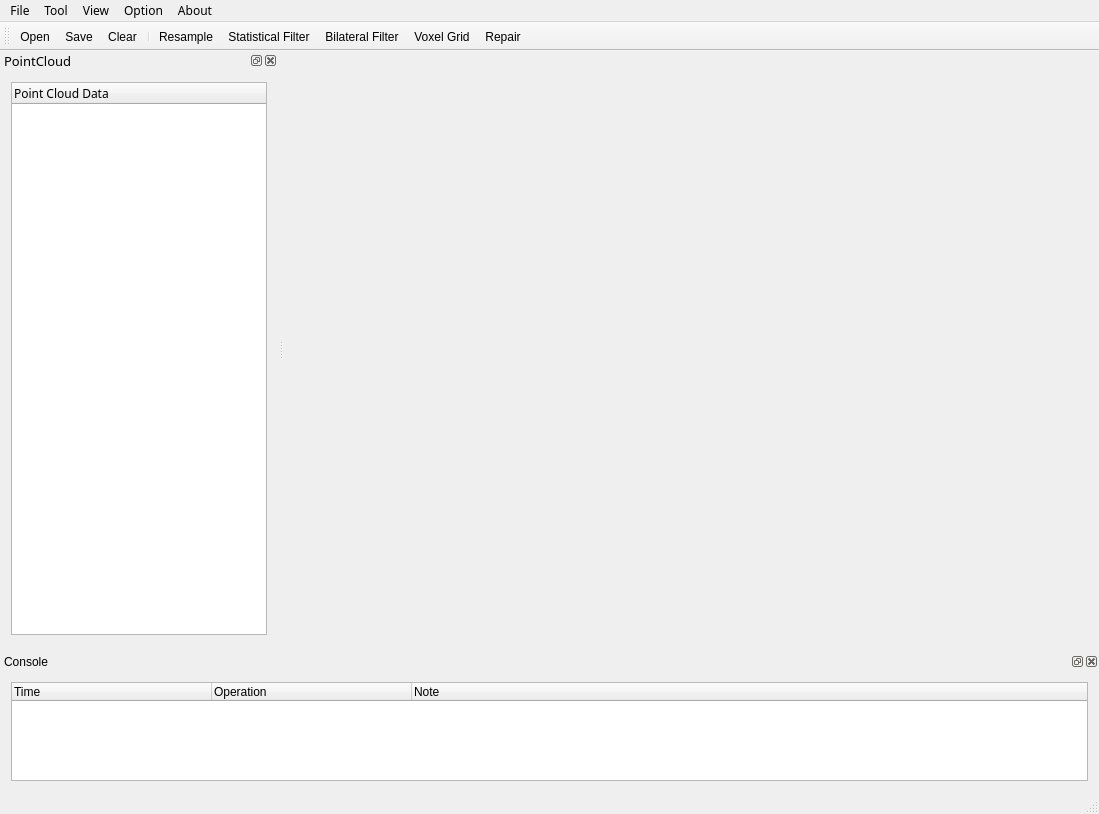
<?xml version="1.0" encoding="UTF-8"?>
<ui version="4.0">
 <class>main_windowClass</class>
 <widget class="QMainWindow" name="main_windowClass">
  <property name="geometry">
   <rect>
    <x>0</x>
    <y>0</y>
    <width>1099</width>
    <height>814</height>
   </rect>
  </property>
  <property name="sizePolicy">
   <sizepolicy hsizetype="Expanding" vsizetype="Expanding">
    <horstretch>85</horstretch>
    <verstretch>0</verstretch>
   </sizepolicy>
  </property>
  <property name="minimumSize">
   <size>
    <width>900</width>
    <height>650</height>
   </size>
  </property>
  <property name="maximumSize">
   <size>
    <width>16777215</width>
    <height>16777215</height>
   </size>
  </property>
  <property name="windowTitle">
   <string>Point Cloud Tool</string>
  </property>
  <property name="styleSheet">
   <string notr="true"/>
  </property>
  <property name="animated">
   <bool>true</bool>
  </property>
  <property name="tabShape">
   <enum>QTabWidget::Rounded</enum>
  </property>
  <property name="dockNestingEnabled">
   <bool>false</bool>
  </property>
  <widget class="QWidget" name="centralWidget">
   <property name="sizePolicy">
    <sizepolicy hsizetype="Preferred" vsizetype="Preferred">
     <horstretch>0</horstretch>
     <verstretch>0</verstretch>
    </sizepolicy>
   </property>
   <layout class="QVBoxLayout" name="verticalLayout">
    <item>
     <widget class="QVTKOpenGLNativeWidget" name="qvtkWidget" native="true">
      <property name="autoFillBackground">
       <bool>false</bool>
      </property>
     </widget>
    </item>
   </layout>
  </widget>
  <widget class="QMenuBar" name="menuBar">
   <property name="geometry">
    <rect>
     <x>0</x>
     <y>0</y>
     <width>1099</width>
     <height>23</height>
    </rect>
   </property>
   <property name="font">
    <font>
     <family>微软雅黑</family>
    </font>
   </property>
   <widget class="QMenu" name="menuFile">
    <property name="title">
     <string>File</string>
    </property>
    <addaction name="actionOpen"/>
    <addaction name="actionLoad"/>
    <addaction name="actionSave"/>
    <addaction name="actionClear"/>
    <addaction name="actionExit"/>
   </widget>
   <widget class="QMenu" name="menuAbout">
    <property name="title">
     <string>About</string>
    </property>
    <addaction name="actionHelp"/>
    <addaction name="actionAbout"/>
   </widget>
   <widget class="QMenu" name="menuOption">
    <property name="title">
     <string>Option</string>
    </property>
   </widget>
   <widget class="QMenu" name="menuTool">
    <property name="title">
     <string>Tool</string>
    </property>
    <widget class="QMenu" name="menuDe_noise">
     <property name="title">
      <string>De noise</string>
     </property>
     <addaction name="actionStatistical_Filter"/>
     <addaction name="actionRadius_Filter"/>
     <addaction name="actionBilateral_Filter"/>
     <addaction name="actionCondition_Filter"/>
    </widget>
    <widget class="QMenu" name="menusimplification">
     <property name="title">
      <string>simplification</string>
     </property>
     <addaction name="actionRandom"/>
     <addaction name="actionIsometry"/>
     <addaction name="actionVoxel_Grid"/>
    </widget>
    <widget class="QMenu" name="menuRegistration">
     <property name="title">
      <string>Registration</string>
     </property>
     <addaction name="actionIA_RANSC"/>
     <addaction name="actionNDT"/>
     <addaction name="actionICP"/>
    </widget>
    <widget class="QMenu" name="menuSmooth">
     <property name="title">
      <string>Smooth</string>
     </property>
     <addaction name="actionGaussian"/>
     <addaction name="actionMLS"/>
    </widget>
    <addaction name="menuDe_noise"/>
    <addaction name="menusimplification"/>
    <addaction name="menuRegistration"/>
    <addaction name="menuSmooth"/>
    <addaction name="actionRepair"/>
   </widget>
   <widget class="QMenu" name="menuView">
    <property name="title">
     <string>View</string>
    </property>
    <addaction name="actionData"/>
    <addaction name="actionProperty"/>
    <addaction name="actionConsole"/>
    <addaction name="actionPointsViewer"/>
   </widget>
   <addaction name="menuFile"/>
   <addaction name="menuTool"/>
   <addaction name="menuView"/>
   <addaction name="menuOption"/>
   <addaction name="menuAbout"/>
  </widget>
  <widget class="QStatusBar" name="statusBar"/>
  <widget class="QDockWidget" name="consoleDock">
   <property name="minimumSize">
    <size>
     <width>200</width>
     <height>140</height>
    </size>
   </property>
   <property name="maximumSize">
    <size>
     <width>524287</width>
     <height>140</height>
    </size>
   </property>
   <property name="windowTitle">
    <string>Console</string>
   </property>
   <attribute name="dockWidgetArea">
    <number>8</number>
   </attribute>
   <widget class="QWidget" name="dock_consoleTable">
    <layout class="QVBoxLayout" name="verticalLayout_5">
     <item>
      <widget class="QTableWidget" name="consoleTable">
       <property name="showGrid">
        <bool>false</bool>
       </property>
       <property name="gridStyle">
        <enum>Qt::SolidLine</enum>
       </property>
       <property name="rowCount">
        <number>0</number>
       </property>
       <property name="columnCount">
        <number>3</number>
       </property>
       <attribute name="horizontalHeaderVisible">
        <bool>true</bool>
       </attribute>
       <attribute name="horizontalHeaderDefaultSectionSize">
        <number>200</number>
       </attribute>
       <attribute name="horizontalHeaderStretchLastSection">
        <bool>true</bool>
       </attribute>
       <attribute name="verticalHeaderVisible">
        <bool>false</bool>
       </attribute>
       <column>
        <property name="text">
         <string>Time</string>
        </property>
        <property name="textAlignment">
         <set>AlignLeading|AlignVCenter</set>
        </property>
       </column>
       <column>
        <property name="text">
         <string>Operation</string>
        </property>
        <property name="textAlignment">
         <set>AlignLeading|AlignVCenter</set>
        </property>
       </column>
       <column>
        <property name="text">
         <string>Note</string>
        </property>
        <property name="textAlignment">
         <set>AlignLeading|AlignVCenter</set>
        </property>
       </column>
      </widget>
     </item>
    </layout>
   </widget>
  </widget>
  <widget class="QToolBar" name="mainToolBar">
   <attribute name="toolBarArea">
    <enum>TopToolBarArea</enum>
   </attribute>
   <attribute name="toolBarBreak">
    <bool>false</bool>
   </attribute>
   <addaction name="actionOpen"/>
   <addaction name="actionSave"/>
   <addaction name="actionClear"/>
   <addaction name="separator"/>
   <addaction name="actionResample"/>
   <addaction name="actionStatistical_Filter"/>
   <addaction name="actionBilateral_Filter"/>
   <addaction name="actionVoxel_Grid"/>
   <addaction name="actionRepair"/>
  </widget>
  <widget class="QDockWidget" name="dataDock">
   <property name="font">
    <font>
     <family>微软雅黑</family>
     <pointsize>10</pointsize>
    </font>
   </property>
   <property name="windowTitle">
    <string>PointCloud</string>
   </property>
   <attribute name="dockWidgetArea">
    <number>1</number>
   </attribute>
   <widget class="QWidget" name="dockWidge_dataTree">
    <layout class="QVBoxLayout" name="verticalLayout_6">
     <item>
      <widget class="QTreeWidget" name="dataTree">
       <property name="font">
        <font>
         <family>微软雅黑</family>
         <pointsize>9</pointsize>
        </font>
       </property>
       <property name="contextMenuPolicy">
        <enum>Qt::CustomContextMenu</enum>
       </property>
       <column>
        <property name="text">
         <string>Point Cloud Data</string>
        </property>
       </column>
      </widget>
     </item>
    </layout>
   </widget>
  </widget>
  <action name="actionOpen">
   <property name="icon">
    <iconset resource="main_window.qrc">
     <normaloff>:/Resources/images/Open.png</normaloff>:/Resources/images/Open.png</iconset>
   </property>
   <property name="text">
    <string>Open</string>
   </property>
   <property name="statusTip">
    <string>open a exsting file</string>
   </property>
   <property name="shortcut">
    <string>Ctrl+O</string>
   </property>
   <property name="iconVisibleInMenu">
    <bool>false</bool>
   </property>
  </action>
  <action name="actionSave">
   <property name="icon">
    <iconset resource="main_window.qrc">
     <normaloff>:/Resources/images/Save.png</normaloff>:/Resources/images/Save.png</iconset>
   </property>
   <property name="text">
    <string>Save</string>
   </property>
   <property name="statusTip">
    <string>save the file</string>
   </property>
   <property name="shortcut">
    <string>Ctrl+S</string>
   </property>
   <property name="iconVisibleInMenu">
    <bool>false</bool>
   </property>
  </action>
  <action name="actionResample">
   <property name="icon">
    <iconset resource="main_window.qrc">
     <normaloff>:/Resources/images/Cube.png</normaloff>:/Resources/images/Cube.png</iconset>
   </property>
   <property name="text">
    <string>Resample</string>
   </property>
   <property name="toolTip">
    <string>Resample</string>
   </property>
   <property name="statusTip">
    <string>generate a cube point cloud</string>
   </property>
   <property name="iconVisibleInMenu">
    <bool>false</bool>
   </property>
  </action>
  <action name="actionHelp">
   <property name="icon">
    <iconset resource="main_window.qrc">
     <normaloff>:/Resources/images/help.png</normaloff>:/Resources/images/help.png</iconset>
   </property>
   <property name="text">
    <string>Help</string>
   </property>
   <property name="statusTip">
    <string>show help information</string>
   </property>
   <property name="iconVisibleInMenu">
    <bool>false</bool>
   </property>
  </action>
  <action name="actionAbout">
   <property name="icon">
    <iconset resource="main_window.qrc">
     <normaloff>:/Resources/images/about.png</normaloff>:/Resources/images/about.png</iconset>
   </property>
   <property name="text">
    <string>About</string>
   </property>
   <property name="statusTip">
    <string>show some information of the software</string>
   </property>
   <property name="iconVisibleInMenu">
    <bool>false</bool>
   </property>
  </action>
  <action name="actionTransform">
   <property name="icon">
    <iconset resource="main_window.qrc">
     <normaloff>:/Resources/images/Change.png</normaloff>:/Resources/images/Change.png</iconset>
   </property>
   <property name="text">
    <string>File Type Transform</string>
   </property>
   <property name="toolTip">
    <string>File Type Transform</string>
   </property>
   <property name="statusTip">
    <string>change the format of the file</string>
   </property>
   <property name="iconVisibleInMenu">
    <bool>false</bool>
   </property>
  </action>
  <action name="actionExit">
   <property name="icon">
    <iconset resource="main_window.qrc">
     <normaloff>:/Resources/images/exit.png</normaloff>:/Resources/images/exit.png</iconset>
   </property>
   <property name="text">
    <string>Exit</string>
   </property>
   <property name="shortcut">
    <string>Ctrl+Q</string>
   </property>
   <property name="iconVisibleInMenu">
    <bool>false</bool>
   </property>
  </action>
  <action name="action_Noise_reduction">
   <property name="text">
    <string>De noise</string>
   </property>
  </action>
  <action name="action_Streamlining">
   <property name="text">
    <string>Streamlining</string>
   </property>
  </action>
  <action name="actionData">
   <property name="checkable">
    <bool>true</bool>
   </property>
   <property name="checked">
    <bool>true</bool>
   </property>
   <property name="text">
    <string>Data Manager</string>
   </property>
   <property name="iconVisibleInMenu">
    <bool>true</bool>
   </property>
  </action>
  <action name="actionProperty">
   <property name="checkable">
    <bool>true</bool>
   </property>
   <property name="checked">
    <bool>true</bool>
   </property>
   <property name="text">
    <string>Property Manager</string>
   </property>
  </action>
  <action name="actionConsole">
   <property name="checkable">
    <bool>true</bool>
   </property>
   <property name="checked">
    <bool>true</bool>
   </property>
   <property name="text">
    <string>Console</string>
   </property>
  </action>
  <action name="actionClear">
   <property name="icon">
    <iconset resource="main_window.qrc">
     <normaloff>:/Resources/images/Clear.png</normaloff>:/Resources/images/Clear.png</iconset>
   </property>
   <property name="text">
    <string>Clear</string>
   </property>
   <property name="iconVisibleInMenu">
    <bool>false</bool>
   </property>
  </action>
  <action name="actionMeshsurface">
   <property name="icon">
    <iconset resource="main_window.qrc">
     <normaloff>:/Resources/images/Mesh.png</normaloff>:/Resources/images/Mesh.png</iconset>
   </property>
   <property name="text">
    <string>Surface</string>
   </property>
   <property name="iconVisibleInMenu">
    <bool>false</bool>
   </property>
  </action>
  <action name="actionWireframe">
   <property name="icon">
    <iconset resource="main_window.qrc">
     <normaloff>:/Resources/images/Frame.png</normaloff>:/Resources/images/Frame.png</iconset>
   </property>
   <property name="text">
    <string>Wireframe</string>
   </property>
   <property name="iconVisibleInMenu">
    <bool>false</bool>
   </property>
  </action>
  <action name="actionSaveBinary">
   <property name="icon">
    <iconset>
     <normaloff>:/Resources/images/saveBinary.png</normaloff>:/Resources/images/saveBinary.png</iconset>
   </property>
   <property name="text">
    <string>Save as binary</string>
   </property>
   <property name="statusTip">
    <string>Save point cloud as binary file</string>
   </property>
   <property name="iconVisibleInMenu">
    <bool>false</bool>
   </property>
  </action>
  <action name="actionProjection">
   <property name="icon">
    <iconset resource="main_window.qrc">
     <normaloff>:/Resources/images/projection.png</normaloff>:/Resources/images/projection.png</iconset>
   </property>
   <property name="text">
    <string>Projection</string>
   </property>
   <property name="iconVisibleInMenu">
    <bool>false</bool>
   </property>
  </action>
  <action name="actionStatisticalOutlierRemoval">
   <property name="text">
    <string>Statistical Outlier Removal Filter</string>
   </property>
   <property name="toolTip">
    <string>Statistical Outlier Removal Filter</string>
   </property>
  </action>
  <action name="actionRemovePoint">
   <property name="icon">
    <iconset resource="main_window.qrc">
     <normaloff>:/Resources/images/RemoveSelectPoint.png</normaloff>:/Resources/images/RemoveSelectPoint.png</iconset>
   </property>
   <property name="text">
    <string>Remove Select Point</string>
   </property>
   <property name="toolTip">
    <string>Remove Select Point</string>
   </property>
   <property name="shortcut">
    <string>Meta+R</string>
   </property>
  </action>
  <action name="actionPointsViewer">
   <property name="checkable">
    <bool>true</bool>
   </property>
   <property name="text">
    <string>Mesh Viewer</string>
   </property>
  </action>
  <action name="actionSelect">
   <property name="checkable">
    <bool>true</bool>
   </property>
   <property name="icon">
    <iconset resource="main_window.qrc">
     <normaloff>:/Resources/images/Select.png</normaloff>:/Resources/images/Select.png</iconset>
   </property>
   <property name="text">
    <string>Select</string>
   </property>
  </action>
  <action name="actionRegionGrowing">
   <property name="icon">
    <iconset resource="main_window.qrc">
     <normaloff>:/Resources/images/Regiongrowing.png</normaloff>:/Resources/images/Regiongrowing.png</iconset>
   </property>
   <property name="text">
    <string>Region Growing</string>
   </property>
   <property name="iconVisibleInMenu">
    <bool>false</bool>
   </property>
  </action>
  <action name="actionPassThrough">
   <property name="text">
    <string>Pass Through Filter</string>
   </property>
  </action>
  <action name="actionColorBasedRegionGrowing">
   <property name="text">
    <string>Color Based Region Growing</string>
   </property>
  </action>
  <action name="action_Gaussian">
   <property name="text">
    <string>Gaussian</string>
   </property>
  </action>
  <action name="actionStatistical_Filter">
   <property name="icon">
    <iconset resource="main_window.qrc">
     <normaloff>:/Resources/images/bug.png</normaloff>:/Resources/images/bug.png</iconset>
   </property>
   <property name="text">
    <string>Statistical Filter</string>
   </property>
  </action>
  <action name="actionRadius_Filter">
   <property name="text">
    <string>Radius Filter</string>
   </property>
  </action>
  <action name="actionBilateral_Filter">
   <property name="icon">
    <iconset resource="main_window.qrc">
     <normaloff>:/Resources/images/savewholescan.png</normaloff>:/Resources/images/savewholescan.png</iconset>
   </property>
   <property name="text">
    <string>Bilateral Filter</string>
   </property>
  </action>
  <action name="actionCondition_Filter">
   <property name="text">
    <string>Condition Filter</string>
   </property>
  </action>
  <action name="actionRandom">
   <property name="icon">
    <iconset resource="main_window.qrc">
     <normaloff>:/Resources/images/fontAwesome_bug.png</normaloff>:/Resources/images/fontAwesome_bug.png</iconset>
   </property>
   <property name="text">
    <string>Random</string>
   </property>
  </action>
  <action name="actionIsometry">
   <property name="icon">
    <iconset resource="main_window.qrc">
     <normaloff>:/Resources/images/iconfont-robot1.png</normaloff>:/Resources/images/iconfont-robot1.png</iconset>
   </property>
   <property name="text">
    <string>Isometry</string>
   </property>
  </action>
  <action name="actionVoxel_Grid">
   <property name="icon">
    <iconset resource="main_window.qrc">
     <normaloff>:/Resources/images/smooth.png</normaloff>:/Resources/images/smooth.png</iconset>
   </property>
   <property name="text">
    <string>Voxel Grid</string>
   </property>
  </action>
  <action name="actionRepair">
   <property name="icon">
    <iconset resource="main_window.qrc">
     <normaloff>:/Resources/images/fontAwesome_bugY.png</normaloff>:/Resources/images/fontAwesome_bugY.png</iconset>
   </property>
   <property name="text">
    <string>Repair</string>
   </property>
  </action>
  <action name="actionIA_RANSC">
   <property name="icon">
    <iconset resource="main_window.qrc">
     <normaloff>:/Resources/images/fontAwesome_bugRR.png</normaloff>:/Resources/images/fontAwesome_bugRR.png</iconset>
   </property>
   <property name="text">
    <string>IA-RANSC</string>
   </property>
  </action>
  <action name="actionNDT">
   <property name="icon">
    <iconset resource="main_window.qrc">
     <normaloff>:/Resources/images/fontAwesome_bugRG.png</normaloff>:/Resources/images/fontAwesome_bugRG.png</iconset>
   </property>
   <property name="text">
    <string>NDT</string>
   </property>
  </action>
  <action name="actionICP">
   <property name="icon">
    <iconset resource="main_window.qrc">
     <normaloff>:/Resources/images/fontAwesome_bugO.png</normaloff>:/Resources/images/fontAwesome_bugO.png</iconset>
   </property>
   <property name="text">
    <string>ICP</string>
   </property>
  </action>
  <action name="actionGaussian">
   <property name="icon">
    <iconset resource="main_window.qrc">
     <normaloff>:/Resources/images/fontAwesome_bugGray.png</normaloff>:/Resources/images/fontAwesome_bugGray.png</iconset>
   </property>
   <property name="text">
    <string>Gaussian</string>
   </property>
  </action>
  <action name="actionMLS">
   <property name="icon">
    <iconset resource="main_window.qrc">
     <normaloff>:/Resources/images/fontAwesome_bugG.png</normaloff>:/Resources/images/fontAwesome_bugG.png</iconset>
   </property>
   <property name="text">
    <string>MLS</string>
   </property>
  </action>
  <action name="actionLoad">
   <property name="text">
    <string>Load</string>
   </property>
  </action>
 </widget>
 <layoutdefault spacing="6" margin="11"/>
 <customwidgets>
  <customwidget>
   <class>QVTKOpenGLNativeWidget</class>
   <extends>QWidget</extends>
   <header>qvtkopenglnativewidget.h</header>
   <container>1</container>
  </customwidget>
 </customwidgets>
 <resources>
  <include location="main_window.qrc"/>
 </resources>
 <connections/>
</ui>
